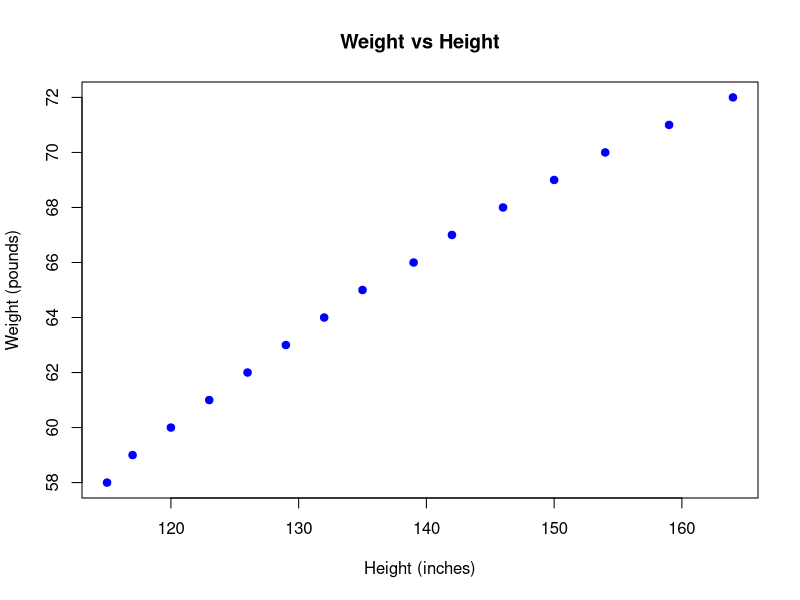
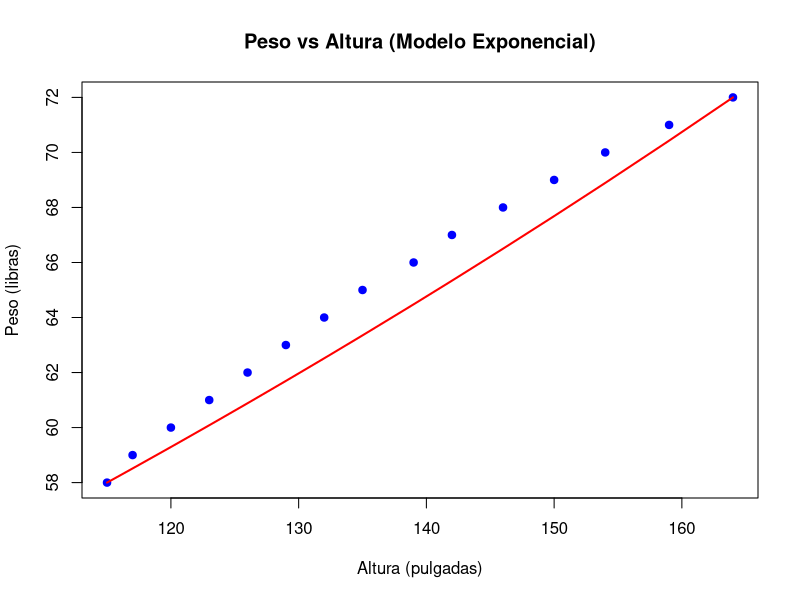
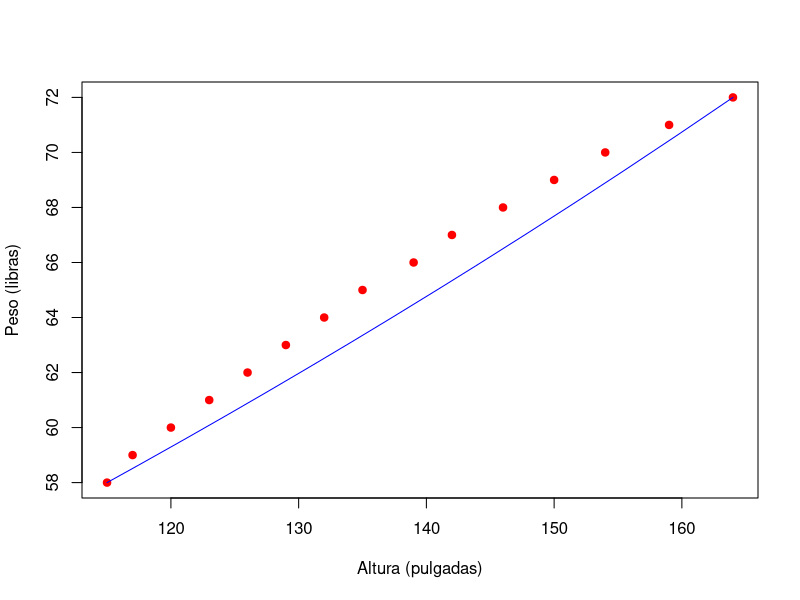

The R script that drew these images, in order:
## ---- chunk 1
knitr::opts_chunk$set(echo = TRUE)
library(openxlsx)
## ---- chunk 2
data <- read.xlsx('weight_height.xlsx')
## ---- chunk 3
plot(
    data$height_inches,
    data$weight_pounds,
    main = "Weight vs Height",
    xlab = "Height (inches)",
    ylab = "Weight (pounds)",
    pch = 19,
    col = "blue"
)
## ---- chunk 4
data$log_weight <- log(data$weight_pounds)
exponencial_model <- lm(log_weight ~ height_inches, data = data)

data$predicted_log_weight <- predict(exponencial_model)
summary(exponencial_model)
## ---- chunk 5
## Intercepto
cat('Intercepto:', exponencial_model$coefficients[[1]], '\n')

## Pendiente
cat('Pendiente:', exponencial_model$coefficients[[2]], '\n')
## ---- chunk 6
formula_exponential <- function(x) {
    exp(exponencial_model$coefficients[[1]] + exponencial_model$coefficients[[2]] * x)
}
## ---- chunk 7
plot(
    data$height_inches,
    data$weight_pounds,
    main = "Peso vs Altura (Modelo Exponencial)",
    xlab = "Altura (pulgadas)",
    ylab = "Peso (libras)",
    pch = 19,
    col = "blue"
)
par(new = TRUE)
plot(
  data$height_inches,
  formula_exponential(data$height_inches),
  col = "red",
  type = "l",
  lwd = 2,
  xlab = "", ylab = "", axes = FALSE # Avoid overplotting axes
)
## ---- chunk 8
data$log_height <- log(data$height_inches)
potencial_model <- lm(log_weight ~ log_height, data = data)
data$predicted_log_weight_potencial <- predict(potencial_model)

## Intercepto potencial
cat('Intercepto:', potencial_model$coefficients[[1]], '\n')

## Pendiente potencial
cat('Pendiente:', potencial_model$coefficients[[2]], '\n')
## ---- chunk 9
formula_potencial <- function(x) {
    exp(potencial_model$coefficients[[1]] + potencial_model$coefficients[[2]] * log(x))
}
## ---- chunk 10
plot(
  data$height_inches,
  data$weight_pounds,
  # main = "Peso vs Altura",
  xlab = "Altura (pulgadas)",
  ylab = "Peso (libras)",
  pch = 19,
  col = "red"
)
par(new = T)
plot(
  data$log_height,
  formula_potencial(data$height_inches),
  col = "blue",
  type = 'l',
  lwd = 1,
  xlab = "", ylab = "", axes = FALSE # Avoid overplotting axes
)
